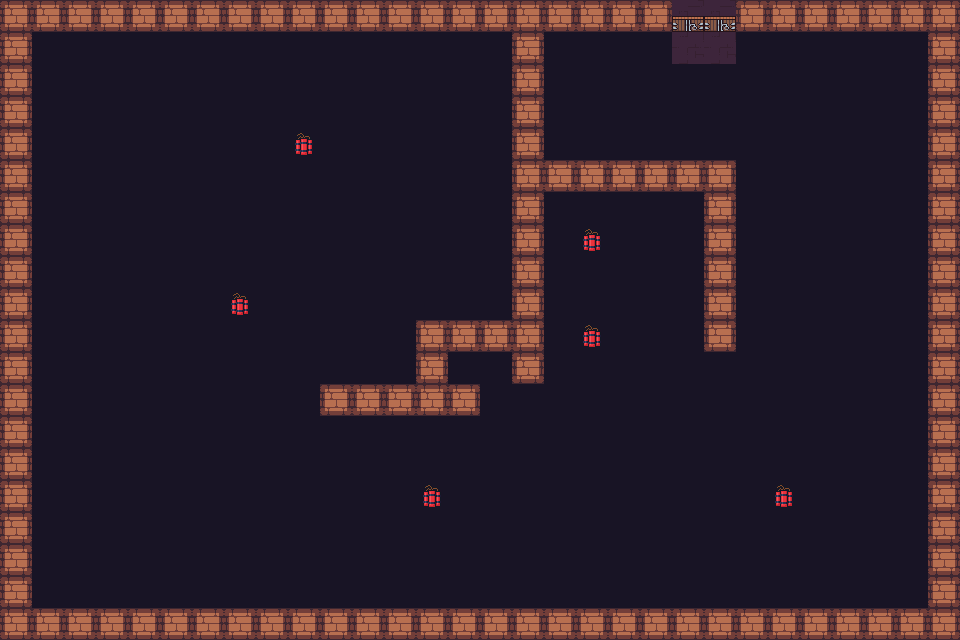

This game map was drawn from its Tiled (.tmx) file and the tilesets committed beside it. A one-line description and the full map source follow:
An orthogonal 30x20 tile map with 32x32 px tiles, 4 tile layers (floor, dynamite, doors, walls), 3 tilesets and 2 objects (playerSpawn).

<map version="1.10" tiledversion="1.11.2" orientation="orthogonal" renderorder="right-down" width="30" height="20" tilewidth="32" tileheight="32" infinite="0" nextlayerid="8" nextobjectid="4">
 <tileset firstgid="1" source="Dungeon_Tileset.tsx" />
 <tileset firstgid="26" source="tileset_dungeon.tsx" />
 <tileset firstgid="90" source="dynamite-pack.tsx" />
 <layer id="1" name="floor" width="30" height="20">
  <data encoding="csv">
71,71,71,71,71,71,71,71,71,71,71,71,71,71,71,71,71,71,71,71,71,71,71,71,71,71,71,71,71,71,
71,71,71,71,71,71,71,71,71,71,71,71,71,71,71,71,71,71,71,71,71,71,71,71,71,71,71,71,71,71,
71,71,71,71,71,71,71,71,71,71,71,71,71,71,71,71,71,71,71,71,71,71,71,71,71,71,71,71,71,71,
71,71,71,71,71,71,71,71,71,71,71,71,71,71,71,71,71,71,71,71,71,71,71,71,71,71,71,71,71,71,
71,71,71,71,71,71,71,71,71,71,71,71,71,71,71,71,71,71,71,71,71,71,71,71,71,71,71,71,71,71,
71,71,71,71,71,71,71,71,71,71,71,71,71,71,71,71,71,71,71,71,71,71,71,71,71,71,71,71,71,71,
71,71,71,71,71,71,71,71,71,71,71,71,71,71,71,71,71,71,71,71,71,71,71,71,71,71,71,71,71,71,
71,71,71,71,71,71,71,71,71,71,71,71,71,71,71,71,71,71,71,71,71,71,71,71,71,71,71,71,71,71,
71,71,71,71,71,71,71,71,71,71,71,71,71,71,71,71,71,71,71,71,71,71,71,71,71,71,71,71,71,71,
71,71,71,71,71,71,71,71,71,71,71,71,71,71,71,71,71,71,71,71,71,71,71,71,71,71,71,71,71,71,
71,71,71,71,71,71,71,71,71,71,71,71,71,71,71,71,71,71,71,71,71,71,71,71,71,71,71,71,71,71,
71,71,71,71,71,71,71,71,71,71,71,71,71,71,71,71,71,71,71,71,71,71,71,71,71,71,71,71,71,71,
71,71,71,71,71,71,71,71,71,71,71,71,71,71,71,71,71,71,71,71,71,71,71,71,71,71,71,71,71,71,
71,71,71,71,71,71,71,71,71,71,71,71,71,71,71,71,71,71,71,71,71,71,71,71,71,71,71,71,71,71,
71,71,71,71,71,71,71,71,71,71,71,71,71,71,71,71,71,71,71,71,71,71,71,71,71,71,71,71,71,71,
71,71,71,71,71,71,71,71,71,71,71,71,71,71,71,71,71,71,71,71,71,71,71,71,71,71,71,71,71,71,
71,71,71,71,71,71,71,71,71,71,71,71,71,71,71,71,71,71,71,71,71,71,71,71,71,71,71,71,71,71,
71,71,71,71,71,71,71,71,71,71,71,71,71,71,71,71,71,71,71,71,71,71,71,71,71,71,71,71,71,71,
71,71,71,71,71,71,71,71,71,71,71,71,71,71,71,71,71,71,71,71,71,71,71,71,71,71,71,71,71,71,
71,71,71,71,71,71,71,71,71,71,71,71,71,71,71,71,71,71,71,71,71,71,71,71,71,71,71,71,71,71
</data>
 </layer>
 <layer id="7" name="dynamite" width="30" height="20">
  <data encoding="csv">
0,0,0,0,0,0,0,0,0,0,0,0,0,0,0,0,0,0,0,0,0,0,0,0,0,0,0,0,0,0,
0,0,0,0,0,0,0,0,0,0,0,0,0,0,0,0,0,0,0,0,0,0,0,0,0,0,0,0,0,0,
0,0,0,0,0,0,0,0,0,0,0,0,0,0,0,0,0,0,0,0,0,0,0,0,0,0,0,0,0,0,
0,0,0,0,0,0,0,0,0,0,0,0,0,0,0,0,0,0,0,0,0,0,0,0,0,0,0,0,0,0,
0,0,0,0,0,0,0,0,0,91,0,0,0,0,0,0,0,0,0,0,0,0,0,0,0,0,0,0,0,0,
0,0,0,0,0,0,0,0,0,0,0,0,0,0,0,0,0,0,0,0,0,0,0,0,0,0,0,0,0,0,
0,0,0,0,0,0,0,0,0,0,0,0,0,0,0,0,0,0,0,0,0,0,0,0,0,0,0,0,0,0,
0,0,0,0,0,0,0,0,0,0,0,0,0,0,0,0,0,0,91,0,0,0,0,0,0,0,0,0,0,0,
0,0,0,0,0,0,0,0,0,0,0,0,0,0,0,0,0,0,0,0,0,0,0,0,0,0,0,0,0,0,
0,0,0,0,0,0,0,91,0,0,0,0,0,0,0,0,0,0,0,0,0,0,0,0,0,0,0,0,0,0,
0,0,0,0,0,0,0,0,0,0,0,0,0,0,0,0,0,0,91,0,0,0,0,0,0,0,0,0,0,0,
0,0,0,0,0,0,0,0,0,0,0,0,0,0,0,0,0,0,0,0,0,0,0,0,0,0,0,0,0,0,
0,0,0,0,0,0,0,0,0,0,0,0,0,0,0,0,0,0,0,0,0,0,0,0,0,0,0,0,0,0,
0,0,0,0,0,0,0,0,0,0,0,0,0,0,0,0,0,0,0,0,0,0,0,0,0,0,0,0,0,0,
0,0,0,0,0,0,0,0,0,0,0,0,0,0,0,0,0,0,0,0,0,0,0,0,0,0,0,0,0,0,
0,0,0,0,0,0,0,0,0,0,0,0,0,91,0,0,0,0,0,0,0,0,0,0,91,0,0,0,0,0,
0,0,0,0,0,0,0,0,0,0,0,0,0,0,0,0,0,0,0,0,0,0,0,0,0,0,0,0,0,0,
0,0,0,0,0,0,0,0,0,0,0,0,0,0,0,0,0,0,0,0,0,0,0,0,0,0,0,0,0,0,
0,0,0,0,0,0,0,0,0,0,0,0,0,0,0,0,0,0,0,0,0,0,0,0,0,0,0,0,0,0,
0,0,0,0,0,0,0,0,0,0,0,0,0,0,0,0,0,0,0,0,0,0,0,0,0,0,0,0,0,0
</data>
 </layer>
 <layer id="4" name="doors" width="30" height="20">
  <data encoding="csv">
0,0,0,0,0,0,0,0,0,0,0,0,0,0,0,0,0,0,0,0,0,0,0,0,0,0,0,0,0,0,
0,0,0,0,0,0,0,0,0,0,0,0,0,0,0,0,0,0,0,0,0,4,4,0,0,0,0,0,0,0,
0,0,0,0,0,0,0,0,0,0,0,0,0,0,0,0,0,0,0,0,0,0,0,0,0,0,0,0,0,0,
0,0,0,0,0,0,0,0,0,0,0,0,0,0,0,0,0,0,0,0,0,0,0,0,0,0,0,0,0,0,
0,0,0,0,0,0,0,0,0,0,0,0,0,0,0,0,0,0,0,0,0,0,0,0,0,0,0,0,0,0,
0,0,0,0,0,0,0,0,0,0,0,0,0,0,0,0,0,0,0,0,0,0,0,0,0,0,0,0,0,0,
0,0,0,0,0,0,0,0,0,0,0,0,0,0,0,0,0,0,0,0,0,0,0,0,0,0,0,0,0,0,
0,0,0,0,0,0,0,0,0,0,0,0,0,0,0,0,0,0,0,0,0,0,0,0,0,0,0,0,0,0,
0,0,0,0,0,0,0,0,0,0,0,0,0,0,0,0,0,0,0,0,0,0,0,0,0,0,0,0,0,0,
0,0,0,0,0,0,0,0,0,0,0,0,0,0,0,0,0,0,0,0,0,0,0,0,0,0,0,0,0,0,
0,0,0,0,0,0,0,0,0,0,0,0,0,0,0,0,0,0,0,0,0,0,0,0,0,0,0,0,0,0,
0,0,0,0,0,0,0,0,0,0,0,0,0,0,0,0,0,0,0,0,0,0,0,0,0,0,0,0,0,0,
0,0,0,0,0,0,0,0,0,0,0,0,0,0,0,0,0,0,0,0,0,0,0,0,0,0,0,0,0,0,
0,0,0,0,0,0,0,0,0,0,0,0,0,0,0,0,0,0,0,0,0,0,0,0,0,0,0,0,0,0,
0,0,0,0,0,0,0,0,0,0,0,0,0,0,0,0,0,0,0,0,0,0,0,0,0,0,0,0,0,0,
0,0,0,0,0,0,0,0,0,0,0,0,0,0,0,0,0,0,0,0,0,0,0,0,0,0,0,0,0,0,
0,0,0,0,0,0,0,0,0,0,0,0,0,0,0,0,0,0,0,0,0,0,0,0,0,0,0,0,0,0,
0,0,0,0,0,0,0,0,0,0,0,0,0,0,0,0,0,0,0,0,0,0,0,0,0,0,0,0,0,0,
0,0,0,0,0,0,0,0,0,0,0,0,0,0,0,0,0,0,0,0,0,0,0,0,0,0,0,0,0,0,
0,0,0,0,0,0,0,0,0,0,0,0,0,0,0,0,0,0,0,0,0,0,0,0,0,0,0,0,0,0
</data>
 </layer>
 <objectgroup id="5" name="objects">
  <object id="1" name="playerSpawn" x="157.389" y="492.76" />
  <object id="3" x="467.755" y="272.121" />
 </objectgroup>
 <layer id="3" name="walls" width="30" height="20">
  <data encoding="csv">
77,77,77,77,77,77,77,77,77,77,77,77,77,77,77,77,77,77,77,77,77,9,9,77,77,77,77,77,77,77,
77,0,0,0,0,0,0,0,0,0,0,0,0,0,0,0,77,0,0,0,0,0,0,0,0,0,0,0,0,77,
77,0,0,0,0,0,0,0,0,0,0,0,0,0,0,0,77,0,0,0,0,0,0,0,0,0,0,0,0,77,
77,0,0,0,0,0,0,0,0,0,0,0,0,0,0,0,77,0,0,0,0,0,0,0,0,0,0,0,0,77,
77,0,0,0,0,0,0,0,0,0,0,0,0,0,0,0,77,0,0,0,0,0,0,0,0,0,0,0,0,77,
77,0,0,0,0,0,0,0,0,0,0,0,0,0,0,0,77,77,77,77,77,77,77,0,0,0,0,0,0,77,
77,0,0,0,0,0,0,0,0,0,0,0,0,0,0,0,77,0,0,0,0,0,77,0,0,0,0,0,0,77,
77,0,0,0,0,0,0,0,0,0,0,0,0,0,0,0,77,0,0,0,0,0,77,0,0,0,0,0,0,77,
77,0,0,0,0,0,0,0,0,0,0,0,0,0,0,0,77,0,0,0,0,0,77,0,0,0,0,0,0,77,
77,0,0,0,0,0,0,0,0,0,0,0,0,0,0,0,77,0,0,0,0,0,77,0,0,0,0,0,0,77,
77,0,0,0,0,0,0,0,0,0,0,0,0,77,77,77,77,0,0,0,0,0,77,0,0,0,0,0,0,77,
77,0,0,0,0,0,0,0,0,0,0,0,0,77,0,0,77,0,0,0,0,0,0,0,0,0,0,0,0,77,
77,0,0,0,0,0,0,0,0,0,77,77,77,77,77,0,0,0,0,0,0,0,0,0,0,0,0,0,0,77,
77,0,0,0,0,0,0,0,0,0,0,0,0,0,0,0,0,0,0,0,0,0,0,0,0,0,0,0,0,77,
77,0,0,0,0,0,0,0,0,0,0,0,0,0,0,0,0,0,0,0,0,0,0,0,0,0,0,0,0,77,
77,0,0,0,0,0,0,0,0,0,0,0,0,0,0,0,0,0,0,0,0,0,0,0,0,0,0,0,0,77,
77,0,0,0,0,0,0,0,0,0,0,0,0,0,0,0,0,0,0,0,0,0,0,0,0,0,0,0,0,77,
77,0,0,0,0,0,0,0,0,0,0,0,0,0,0,0,0,0,0,0,0,0,0,0,0,0,0,0,0,77,
77,0,0,0,0,0,0,0,0,0,0,0,0,0,0,0,0,0,0,0,0,0,0,0,0,0,0,0,0,77,
77,77,77,77,77,77,77,77,77,77,77,77,77,77,77,77,77,77,77,77,77,77,77,77,77,77,77,77,77,77
</data>
 </layer>
</map>
